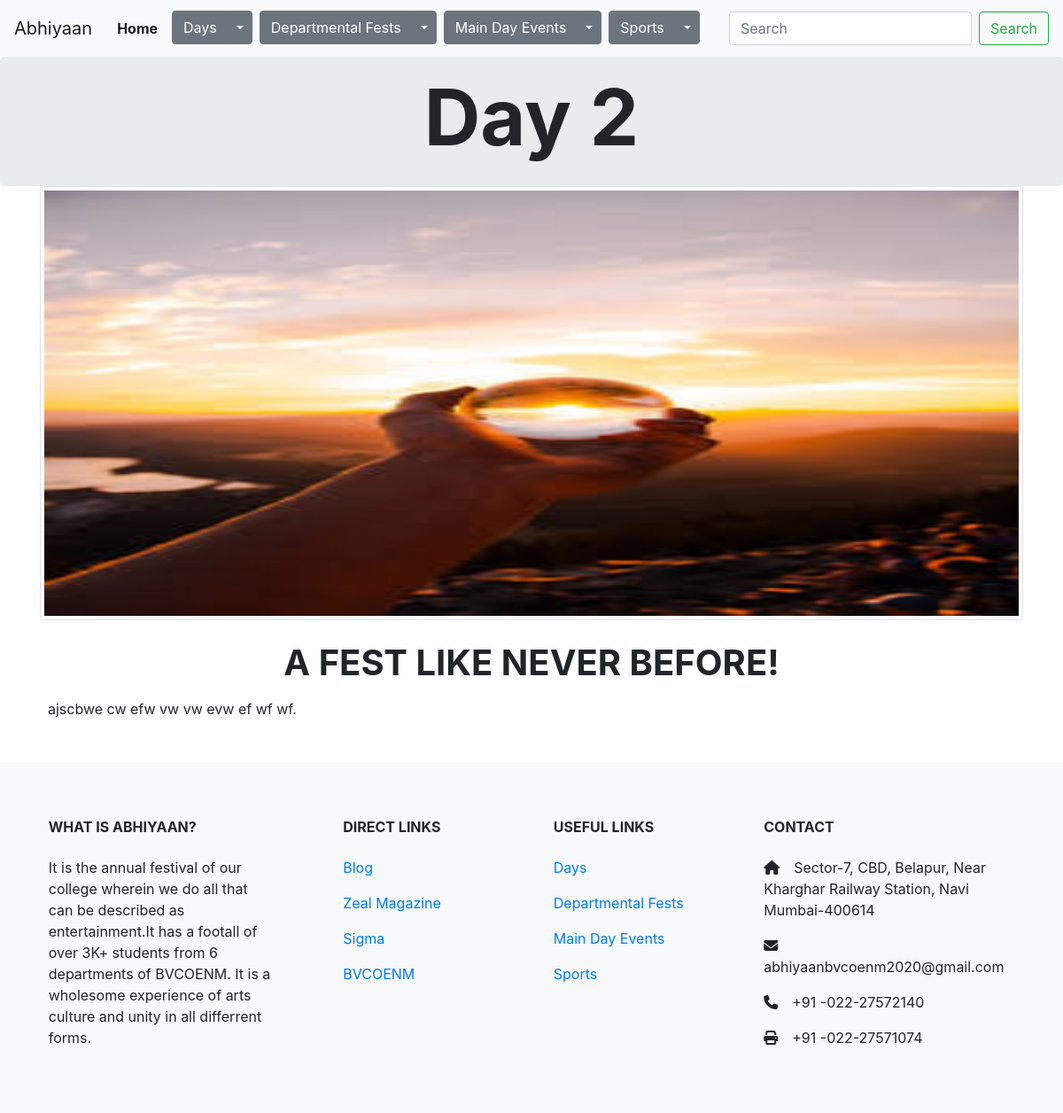
The page /maineventsdaytwo/ on the database its author committed.
### maineventsdaytwo/models.py (models this page shows, shortened)
class MainDayTwo(models.Model):
    imageOne   =  models.ImageField(upload_to='images', blank=True)
    imageTwo   =  models.ImageField(upload_to='images', blank=True)
    imageThree =  models.ImageField(upload_to='images', blank=True)
    description=  models.TextField(blank=True)
    day        =  models.ManyToManyField(Daytwo, blank=True, related_name="dayofdaytwo")

### maineventsdaytwo/views.py (the view)
# urls.py: path("", views.index, name="index"),
def index(request):
    days=MainDayTwo.objects.all()[0]
    day=Daytwo.objects.all()
    return render(request, "maineventsdaytwo/index.html", {
        "days": days,
        "day":day,
        "departmentalfests": ["CSE", "IT", "EXTC", "ME", "CE"],
        "sports":["Kabaddi", "Kho-Kho", "Cricket", "Batminton"]
    })

### maineventsdaytwo/templates/maineventsdaytwo/index.html (shortened to what this page needs)
{% extends "home/layout.html" %}
{% block body %}
<div class="jumbotron d-flex justify-content-center m-0 p-3">
  <h1 class="display-2 font-weight-bold">Day 2</h1>
</div>
<div class="container">
    <div id="carouselExampleSlidesOnly" class="carousel slide" data-ride="carousel">
        <div class="carousel-inner">
          <div class="carousel-item active img-thumbnail img-responsive">
              <img class="daysCarousel" src="{{ days.imageOne.url }}" class="d-block w-100 img-fluid" alt="...">
          </div>
        </div>
      </div>
</div>
<div class="p-4 container text-centre">
  <h1 class="font-weight-bold text-center">A FEST LIKE NEVER BEFORE!</h1>
  <p class="text-center ">{{ days.description|safe }}</p>
</div>
{% endblock body %}

### home/static/home/styles.css (style rules this page uses)
.daysCarousel { height: 30rem; width: 100%; }

### rows shown on the page
MainDayTwo: imageOne (picture), description "ajscbwe cw efw vw vw evw ef wf wf."
